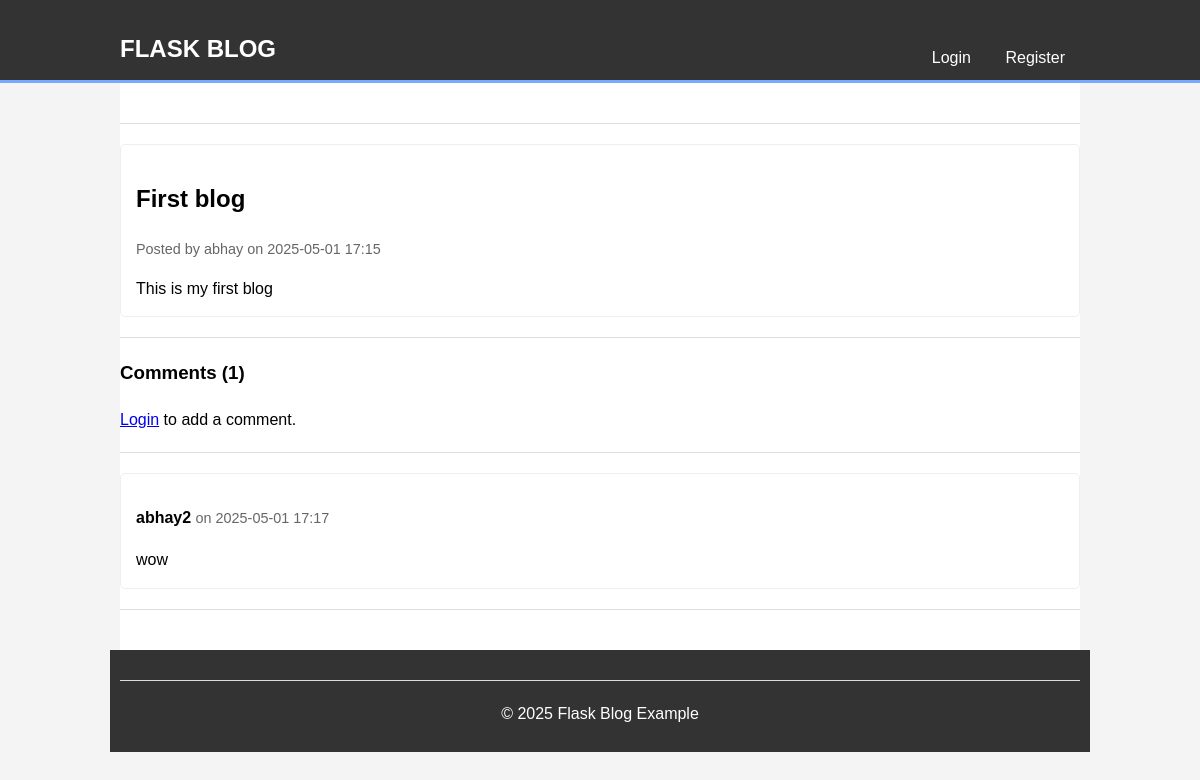
/post/1, run on the app's committed database.
### models.py (models this page shows, shortened)
class Post(db.Model):
    id = db.Column(db.Integer, primary_key=True)
    title = db.Column(db.String(120), nullable=False)
    content = db.Column(db.Text, nullable=False)
    date_posted = db.Column(db.DateTime, nullable=False, default=lambda: datetime.now(timezone.utc), index=True)
    author_id = db.Column(db.Integer, db.ForeignKey('user.id'), nullable=False)
    author = db.relationship('User', back_populates='posts')
    comments = db.relationship('Comment', back_populates='post', lazy='dynamic', cascade='all, delete-orphan')

class User(db.Model, UserMixin):
    id = db.Column(db.Integer, primary_key=True)
    username = db.Column(db.String(100), unique=True, nullable=False, index=True) # Added index
    password_hash = db.Column(db.String(256), nullable=False) # Store hash, not raw password
    posts = db.relationship('Post', back_populates='author', lazy='dynamic', cascade='all, delete-orphan')
    comments = db.relationship('Comment', back_populates='user', lazy='dynamic', cascade='all, delete-orphan')

class Comment(db.Model):
    id = db.Column(db.Integer, primary_key=True)
    content = db.Column(db.Text, nullable=False)
    date_posted = db.Column(db.DateTime, nullable=False, default=lambda: datetime.now(timezone.utc), index=True)
    post_id = db.Column(db.Integer, db.ForeignKey('post.id'), nullable=False)
    user_id = db.Column(db.Integer, db.ForeignKey('user.id'), nullable=False)
    post = db.relationship('Post', back_populates='comments')
    user = db.relationship('User', back_populates='comments')

### main.py (the view, shortened to what this page needs)
@app.route('/post/<int:post_id>', methods=['GET', 'POST'])
def view_post(post_id):
    post = db.session.get(Post, post_id)
    if not post:
        abort(404)
    form = CommentForm()
    comments = db.session.scalars(
        db.select(Comment)
        .where(Comment.post_id == post.id)
        .order_by(Comment.date_posted.desc())
    ).all()
    return render_template('post.html', post=post, comments=comments, form=form, title=post.title)

### templates/post.html (shortened to what this page needs)
{% extends "base.html" %}
{% block content %}
  {% if post %}
    <article class="post-full">
      <h2>{{ post.title }}</h2>
      <p class="post-meta">
          Posted by {{ post.author.username }}
          on {{ post.date_posted.strftime('%Y-%m-%d %H:%M') }}
      </p>
      <div class="post-content">
          {{ post.content }}
      </div>
    </article>
    <hr>
    <section class="comments">
      <h3>Comments ({{ comments|length }})</h3>
      {% if current_user.is_authenticated %}
        <form method="POST" action="{{ url_for('view_post', post_id=post.id) }}">
            {{ form.hidden_tag() }}
            <div>
              {{ form.content.label }}<br>
              {{ form.content(cols=60, rows=4) }}<br>
              {% for error in form.content.errors %}
                <span style="color: red;">[{{ error }}]</span>
              {% endfor %}
            </div>
            <div>
              {{ form.submit() }}
            </div>
        </form>
        <hr>
      {% else %}
        <p><a href="{{ url_for('login', next=request.url) }}">Login</a> to add a comment.</p>
        <hr>
      {% endif %}
      {% if comments %}
        {% for comment in comments %}
            <article class="comment">
              <p>
                  <strong>{{ comment.user.username }}</strong>
                  <small>on {{ comment.date_posted.strftime('%Y-%m-%d %H:%M') }}</small>
              </p>
              <div>{{ comment.content }}</div>
            </article>
            <hr>
        {% endfor %}
      {% else %}
          <p>No comments yet. Be the first!</p>
      {% endif %}
    </section>
  {% endif %}
{% endblock %}

### static/css/style.css (style rules this page uses)
body { font-family: sans-serif; line-height: 1.6; margin: 0; padding: 0; background-color: #f4f4f4; }
.post-summary, .post-full, .comment { background: #fff; padding: 15px; margin-bottom: 15px; border: 1px solid #eee; border-radius: 5px; }
.post-meta, .comment p small { color: #666; font-size: 0.9em; }
.post-content, .comment div { margin-top: 10px; }
hr { border: 0; height: 1px; background: #ddd; margin: 20px 0; }

### data on the page
Post: title "First blog", date_posted "2025-05-01 17:15", content "This is my first blog"
User: author.username "abhay"
Comment: user.username "abhay2", date_posted "2025-05-01 17:17", content "wow"

### other printed values
{{ comments|length }} "1"
